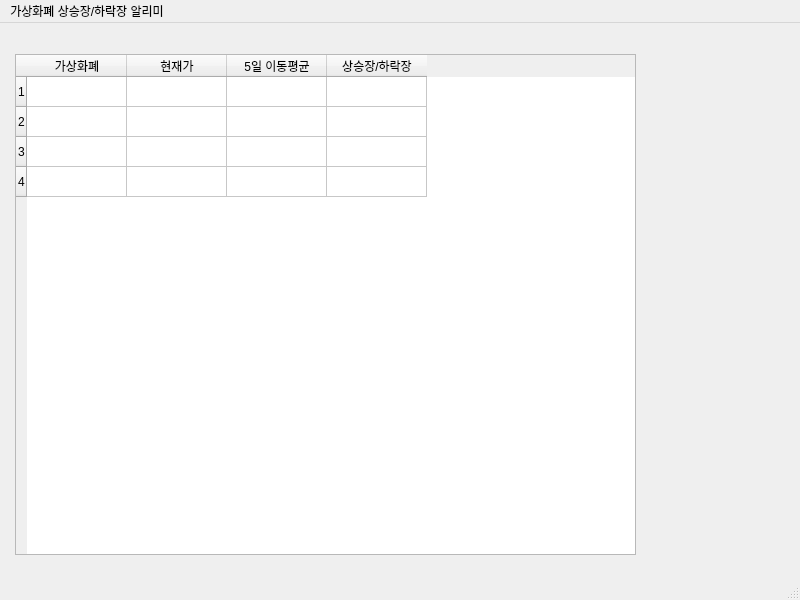
<?xml version="1.0" encoding="UTF-8"?>
<ui version="4.0">
 <class>MainWindow</class>
 <widget class="QMainWindow" name="MainWindow">
  <property name="geometry">
   <rect>
    <x>0</x>
    <y>0</y>
    <width>800</width>
    <height>600</height>
   </rect>
  </property>
  <property name="windowTitle">
   <string>MainWindow</string>
  </property>
  <widget class="QWidget" name="centralwidget">
   <widget class="QTableWidget" name="tableWidget">
    <property name="geometry">
     <rect>
      <x>15</x>
      <y>31</y>
      <width>621</width>
      <height>501</height>
     </rect>
    </property>
    <property name="rowCount">
     <number>4</number>
    </property>
    <row/>
    <row/>
    <row/>
    <row/>
    <column>
     <property name="text">
      <string>가상화폐</string>
     </property>
    </column>
    <column>
     <property name="text">
      <string>현재가</string>
     </property>
    </column>
    <column>
     <property name="text">
      <string>5일 이동평균</string>
     </property>
    </column>
    <column>
     <property name="text">
      <string>상승장/하락장</string>
     </property>
    </column>
   </widget>
  </widget>
  <widget class="QMenuBar" name="menubar">
   <property name="geometry">
    <rect>
     <x>0</x>
     <y>0</y>
     <width>800</width>
     <height>31</height>
    </rect>
   </property>
   <widget class="QMenu" name="menu">
    <property name="title">
     <string>가상화폐 상승장/하락장 알리미</string>
    </property>
   </widget>
   <addaction name="menu"/>
  </widget>
  <widget class="QStatusBar" name="statusbar"/>
 </widget>
 <resources/>
 <connections/>
</ui>
